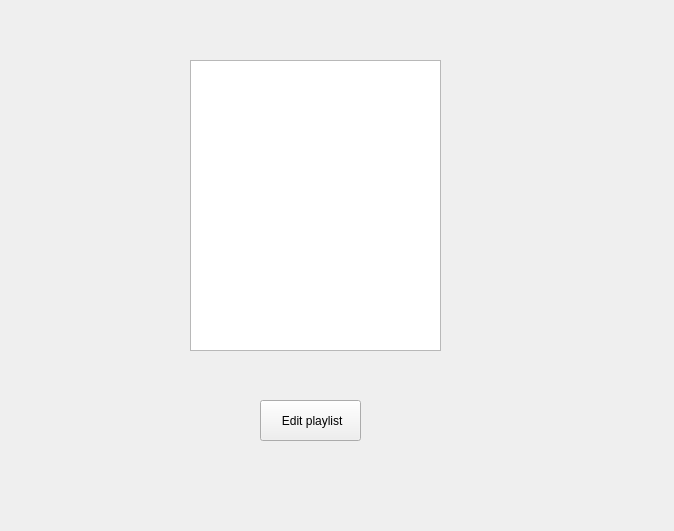
<?xml version="1.0" encoding="UTF-8"?>
<ui version="4.0">
 <class>selectPlaylistWindow</class>
 <widget class="QWidget" name="selectPlaylistWindow">
  <property name="geometry">
   <rect>
    <x>0</x>
    <y>0</y>
    <width>674</width>
    <height>531</height>
   </rect>
  </property>
  <property name="windowTitle">
   <string>Form</string>
  </property>
  <widget class="QListWidget" name="listWidget">
   <property name="geometry">
    <rect>
     <x>190</x>
     <y>60</y>
     <width>251</width>
     <height>291</height>
    </rect>
   </property>
  </widget>
  <widget class="QPushButton" name="pushButton">
   <property name="geometry">
    <rect>
     <x>260</x>
     <y>400</y>
     <width>101</width>
     <height>41</height>
    </rect>
   </property>
   <property name="text">
    <string> Edit playlist</string>
   </property>
  </widget>
 </widget>
 <resources/>
 <connections/>
</ui>
